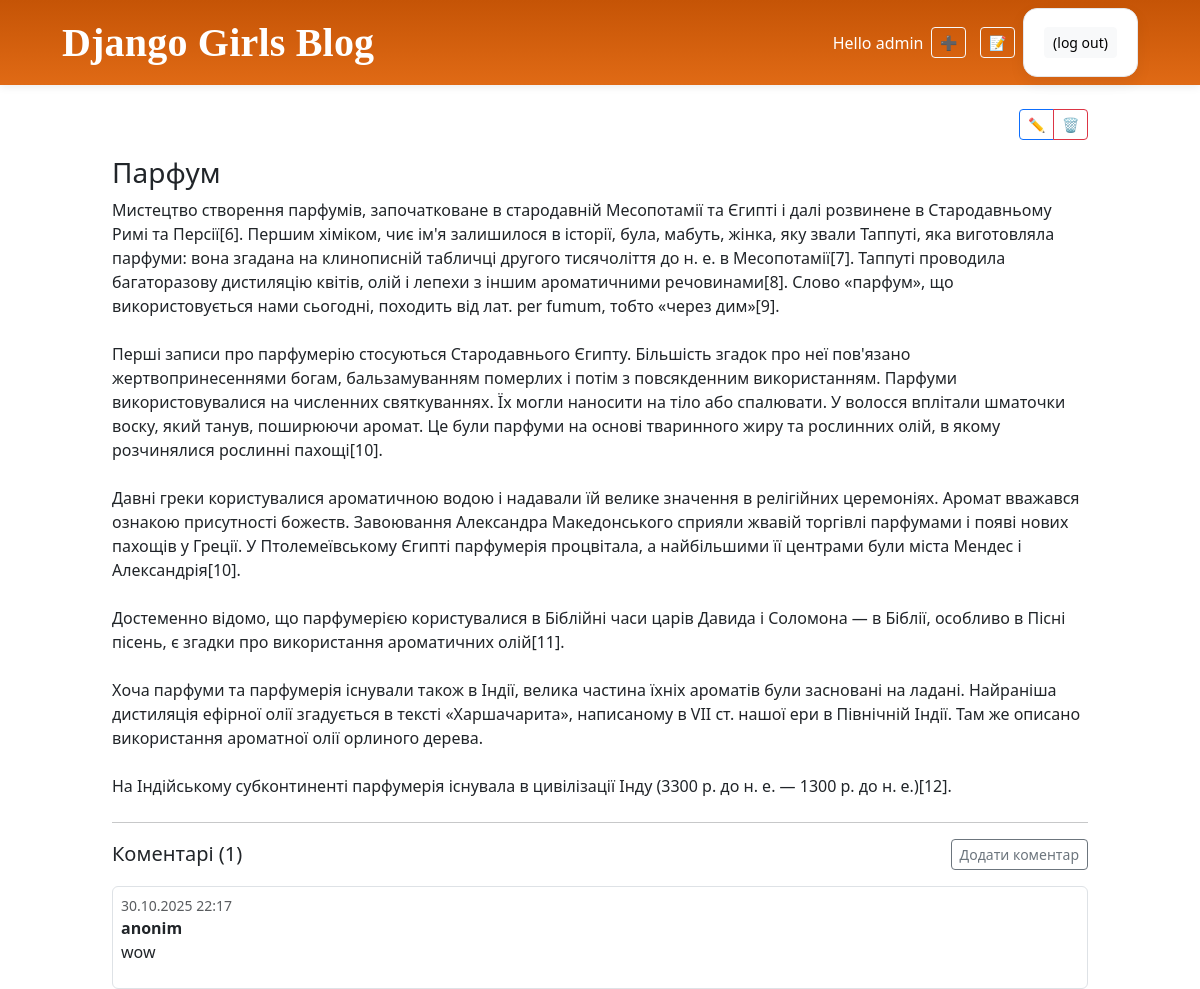
The app's page /post/1/ (signed in) with its own data.
### myblog/models.py (models this page shows, shortened)
class Post(models.Model):
    author = models.ForeignKey(User, on_delete=models.CASCADE)
    title = models.CharField(max_length=200)
    text = models.TextField()
    created_date = models.DateTimeField(default=timezone.now)
    published_date = models.DateTimeField(blank=True, null=True)

class Comment(models.Model):
    post = models.ForeignKey(Post, on_delete=models.CASCADE, related_name='comments')
    author = models.CharField(max_length=200)
    text = models.TextField()
    created_date = models.DateTimeField(default=timezone.now)
    approved_comment = models.BooleanField(default=False)

### myblog/views.py (the view)
# urls.py: path('post/<int:pk>/', views.post_detail, name='post_detail'),
def post_detail(request, pk):
    post = get_object_or_404(Post, pk=pk)
    comments = post.comments.order_by('created_date')
    return render(request, 'myblog/student_post_detail.html', {'post': post, 'comments': comments})

### myblog/templates/myblog/student_post_detail.html (shortened to what this page needs)
{% extends 'myblog/student_base.html' %}
{% block content %}
<article class="mb-4">
  <div class="d-flex justify-content-between align-items-center">
    {% if user.is_authenticated %}
      <div class="btn-group btn-group-sm" role="group">
        <a class="btn btn-outline-primary" href="{% url 'post_edit' pk=post.pk %}">✏️</a>
        <a class="btn btn-outline-danger" href="{% url 'post_remove' pk=post.pk %}">🗑️</a>
      </div>
    {% endif %}
  </div>
  <h3 class="mt-3">{{ post.title }}</h3>
  <div class="mt-2">{{ post.text|linebreaksbr }}</div>
</article>
<hr>
<div class="d-flex justify-content-between align-items-center">
  <h5 class="m-0">Коментарі ({{ post.comments.count }})</h5>
  <a class="btn btn-sm btn-outline-secondary" href="{% url 'add_comment_to_post' pk=post.pk %}">Додати коментар</a>
</div>
<div class="mt-3">
  {% for c in comments %}
    <div class="border rounded p-2 mb-2">
      <div class="small text-muted">{{ c.created_date|date:"d.m.Y H:i" }}</div>
      <strong>{{ c.author }}</strong>
      <div>{{ c.text|linebreaks }}</div>
    </div>
  {% empty %}
    <p>Ще немає коментарів.</p>
  {% endfor %}
</div>
{% endblock %}

### myblog/templates/myblog/student_base.html (shortened to what this page needs)
<!DOCTYPE html>
<html lang="uk">
<head>
    {% load static %}
    <link rel="stylesheet" href="{% static 'css/student_style.css' %}">
    <link rel="stylesheet" href="https://cdn.jsdelivr.net/npm/bootstrap@5.3.3/dist/css/bootstrap.min.css">
</head>
<body>
<header class="page-header py-2">
  <div class="container d-flex justify-content-between align-items-center">
    <h1 class="m-0"><a class="brand" href="{% url 'post_list' %}">Django Girls Blog</a></h1>
    <div class="d-flex align-items-center gap-2">
      {% if user.is_authenticated %}
        <span class="hello">Hello {{ user.username }}</span>
        <a class="btn btn-sm btn-outline-light" href="{% url 'post_new' %}" title="New post">➕</a>
        <a class="btn btn-sm btn-outline-light" href="{% url 'post_draft_list' %}" title="Drafts">📝</a>
        <form method="post" action="{% url 'logout' %}" class="d-inline">
          <button class="btn btn-sm btn-light" type="submit">(log out)</button>
        </form>
      {% else %}
        <a class="btn btn-sm btn-light" href="{% url 'login' %}">🔒 Login</a>
      {% endif %}
    </div>
  </div>
</header>
<main class="content container my-4">
  {% block content %}{% endblock %}
</main>
</body>
</html>

### myblog/static/css/student_style.css (style rules this page uses)
:root { --brand:#c55406; --brand-2:#e06a15; --text:#1f2937; --muted:#6b7280; --bg:#f7fafc; --card:#ffffff; --stroke:#e5e7eb; --ok:#10b981; --warn:#f59e0b; --danger:#ef4444; --link:#2563eb; }
* { box-sizing:border-box }
html,body { height:100% }
body { margin:0; background:var(--bg); color:var(--text); font:16px/1.55 "Inter",-apple-system,BlinkMacSystemFont,"Segoe UI",Roboto,"Helvetica Neue",Arial,"Noto Sans","Apple Color Emoji","Segoe UI Emoji","Segoe UI Symbol",sans-serif; }
.page-header { position:sticky; top:0; z-index:10; background:linear-gradient(0deg,var(--brand-2),var(--brand)); color:#fff; padding:14px 0; box-shadow:0 2px 8px rgba(0,0,0,.08); }
.page-header .container { width:min(1100px,92%); margin:0 auto; display:flex; align-items:center; justify-content:space-between; }
.page-header h1 { margin:0; font-family:'Lobster',cursive; font-weight:700; letter-spacing:.2px; }
.page-header h1 a { color:#fff; text-decoration:none }
.content.container { width:min(1000px,92%); margin:28px auto 60px; }
.btn { --b:var(--stroke); --fg:var(--brand-2); --bg:#fff; display:inline-flex; align-items:center; gap:.45rem; padding:.45rem .7rem; border-radius:.6rem; border:1.5px solid var(--b); color:var(--fg); background:var(--bg); text-decoration:none; cursor:pointer; font-weight:600; font-size:.9rem; transition:.2s ease; }
.btn + .btn { margin-left:.35rem }
.post-form, form { display:block; background:var(--card); border:1px solid var(--stroke); border-radius:14px; padding:18px 20px; box-shadow:0 6px 16px rgba(17,24,39,.06); }
a { color:var(--link) }
.d-flex { display:flex; gap:.5rem; align-items:center }
.mt-2 { margin-top:.5rem }
.mt-3 { margin-top:.75rem }
.mb-2 { margin-bottom:.5rem }

### records on screen
Post: title "Парфум", text "Мистецтво створення парфумів, започатковане в стародавній Месопотамії та Єгипті і далі розвинене в Стародавньому Римі та Персії[6]. Першим хіміком, чиє ім'я залишилося в історії, була, мабуть, жінка, яку звали Таппуті, яка виготовляла парфуми: вона згадана на клинописній табличці другого тисячоліття до н. е. в Месопотамії[7]. Таппуті проводила багаторазову дистиляцію квітів, олій і лепехи з іншим ароматичними речовинами[8]. Слово «парфум», що використовується нами сьогодні, походить від лат. per fumum, тобто «через дим»[9]. Перші записи про парфумерію стосуються Стародавнього Єгипту. Більшість згадок про неї пов'язано жертвопринесеннями богам, бальзамуванням померлих і потім з повсякденним…", comments.count "1"
Comment: created_date "30.10.2025 22:17", author "anonim", text "wow"

### other values on screen
{{ user.username }} "admin"
